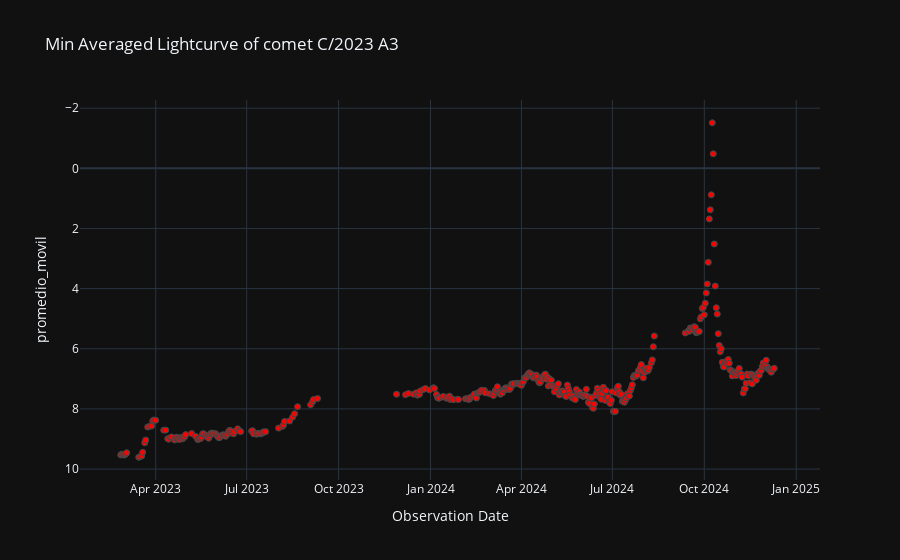

Source (notebook cell):
### Code cell
# Gráfica de luz interna
labels = {'obs_date':'Observation Date','magnitud_reducida':'Magnitude reduced'}
fig = px.scatter(curva_de_luz_interna_v1_df, x='obs_date', y='promedio_movil', template= 'plotly_dark', labels= labels, title=f'Min Averaged Lightcurve of comet {nombre_cometa}')
fig.update_traces(marker=dict(color='red', size=6, line=dict(width=1, color='DarkSlateGrey')))
fig.update_yaxes(autorange="reversed")
fig.show()

### Figure 1 — Plotly figure (JSON) as saved in the notebook; plotly's stock layout.template omitted (floating-point values rounded to 4 significant figures; data arrays with more than 128 entries replaced by an {"elided": "..."} marker saying what was removed)
{"data": [{"hovertemplate": "Observation Date=%{x}<br>promedio_movil=%{y}<extra></extra>", "legendgroup": "", "marker": {"color": "red", "line": {"color": "DarkSlateGrey", "width": 1}, "size": 6, "symbol": "circle"}, "mode": "markers", "name": "", "orientation": "v", "showlegend": false, "type": "scatter", "x": {"elided": "392 str values"}, "xaxis": "x", "y": {"elided": "392 float values"}, "yaxis": "y"}], "layout": {"legend": {"tracegroupgap": 0}, "title": {"text": "Min Averaged Lightcurve of comet C/2023 A3"}, "xaxis": {"anchor": "y", "domain": [0, 1], "title": {"text": "Observation Date"}}, "yaxis": {"anchor": "x", "autorange": "reversed", "domain": [0, 1], "title": {"text": "promedio_movil"}}}}
